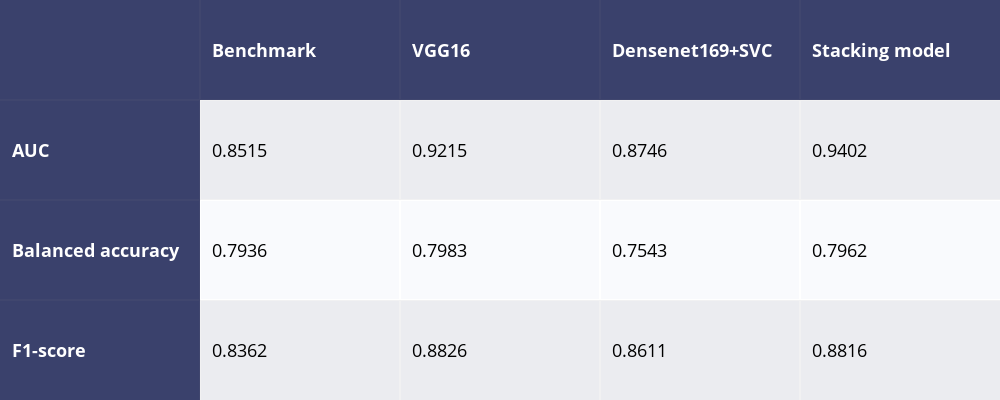

Write notebook code for a chart like this one.
### Code cell
# Plotting the test results
fig =  ff.create_table(results_test.applymap("{0:.4f}".format), index=True)
fig.update_layout(
    autosize=False,
    width=1000,
    height=400,
    font={"size": 18}
)
fig.show()

### Figure 1 — Plotly figure (JSON) as saved in the notebook; plotly's stock layout.template omitted (floating-point values rounded to 4 significant figures)
{"data": [{"colorscale": [[0, "#00083e"], [0.5, "#ededee"], [1, "#ffffff"]], "hoverinfo": "none", "opacity": 0.75, "showscale": false, "type": "heatmap", "z": [[0, 0, 0, 0, 0], [0, 0.5, 0.5, 0.5, 0.5], [0, 1, 1, 1, 1], [0, 0.5, 0.5, 0.5, 0.5]]}], "layout": {"annotations": [{"align": "left", "font": {"color": "#ffffff"}, "showarrow": false, "text": "<b></b>", "x": -0.45, "xanchor": "left", "xref": "x", "y": 0, "yref": "y"}, {"align": "left", "font": {"color": "#ffffff"}, "showarrow": false, "text": "<b>Benchmark</b>", "x": 0.55, "xanchor": "left", "xref": "x", "y": 0, "yref": "y"}, {"align": "left", "font": {"color": "#ffffff"}, "showarrow": false, "text": "<b>VGG16</b>", "x": 1.55, "xanchor": "left", "xref": "x", "y": 0, "yref": "y"}, {"align": "left", "font": {"color": "#ffffff"}, "showarrow": false, "text": "<b>Densenet169+SVC</b>", "x": 2.55, "xanchor": "left", "xref": "x", "y": 0, "yref": "y"}, {"align": "left", "font": {"color": "#ffffff"}, "showarrow": false, "text": "<b>Stacking model</b>", "x": 3.55, "xanchor": "left", "xref": "x", "y": 0, "yref": "y"}, {"align": "left", "font": {"color": "#ffffff"}, "showarrow": false, "text": "<b>AUC</b>", "x": -0.45, "xanchor": "left", "xref": "x", "y": 1, "yref": "y"}, {"align": "left", "font": {"color": "#000000"}, "showarrow": false, "text": "0.8515", "x": 0.55, "xanchor": "left", "xref": "x", "y": 1, "yref": "y"}, {"align": "left", "font": {"color": "#000000"}, "showarrow": false, "text": "0.9215", "x": 1.55, "xanchor": "left", "xref": "x", "y": 1, "yref": "y"}, {"align": "left", "font": {"color": "#000000"}, "showarrow": false, "text": "0.8746", "x": 2.55, "xanchor": "left", "xref": "x", "y": 1, "yref": "y"}, {"align": "left", "font": {"color": "#000000"}, "showarrow": false, "text": "0.9402", "x": 3.55, "xanchor": "left", "xref": "x", "y": 1, "yref": "y"}, {"align": "left", "font": {"color": "#ffffff"}, "showarrow": false, "text": "<b>Balanced accuracy</b>", "x": -0.45, "xanchor": "left", "xref": "x", "y": 2, "yref": "y"}, {"align": "left", "font": {"color": "#000000"}, "showarrow": false, "text": "0.7936", "x": 0.55, "xanchor": "left", "xref": "x", "y": 2, "yref": "y"}, {"align": "left", "font": {"color": "#000000"}, "showarrow": false, "text": "0.7983", "x": 1.55, "xanchor": "left", "xref": "x", "y": 2, "yref": "y"}, {"align": "left", "font": {"color": "#000000"}, "showarrow": false, "text": "0.7543", "x": 2.55, "xanchor": "left", "xref": "x", "y": 2, "yref": "y"}, {"align": "left", "font": {"color": "#000000"}, "showarrow": false, "text": "0.7962", "x": 3.55, "xanchor": "left", "xref": "x", "y": 2, "yref": "y"}, {"align": "left", "font": {"color": "#ffffff"}, "showarrow": false, "text": "<b>F1-score</b>", "x": -0.45, "xanchor": "left", "xref": "x", "y": 3, "yref": "y"}, {"align": "left", "font": {"color": "#000000"}, "showarrow": false, "text": "0.8362", "x": 0.55, "xanchor": "left", "xref": "x", "y": 3, "yref": "y"}, {"align": "left", "font": {"color": "#000000"}, "showarrow": false, "text": "0.8826", "x": 1.55, "xanchor": "left", "xref": "x", "y": 3, "yref": "y"}, {"align": "left", "font": {"color": "#000000"}, "showarrow": false, "text": "0.8611", "x": 2.55, "xanchor": "left", "xref": "x", "y": 3, "yref": "y"}, {"align": "left", "font": {"color": "#000000"}, "showarrow": false, "text": "0.8816", "x": 3.55, "xanchor": "left", "xref": "x", "y": 3, "yref": "y"}], "autosize": false, "font": {"size": 18}, "height": 400, "margin": {"b": 0, "l": 0, "r": 0, "t": 0}, "width": 1000, "xaxis": {"dtick": 1, "gridwidth": 2, "showticklabels": false, "tick0": -0.5, "ticks": "", "zeroline": false}, "yaxis": {"autorange": "reversed", "dtick": 1, "gridwidth": 2, "showticklabels": false, "tick0": 0.5, "ticks": "", "zeroline": false}}}
